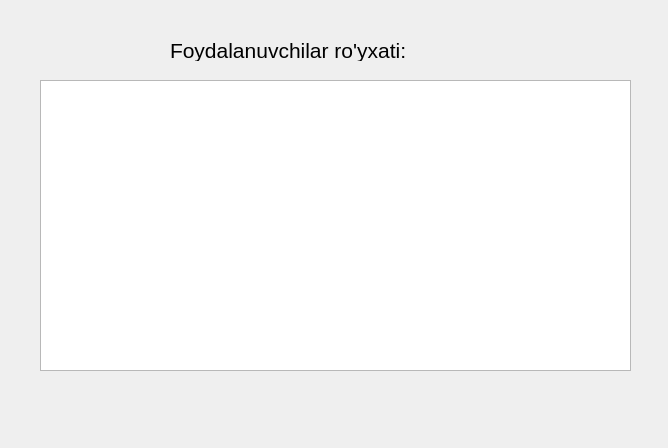
<?xml version="1.0" encoding="UTF-8"?>
<ui version="4.0">
 <class>oyna2</class>
 <widget class="QDialog" name="oyna2">
  <property name="geometry">
   <rect>
    <x>0</x>
    <y>0</y>
    <width>668</width>
    <height>448</height>
   </rect>
  </property>
  <property name="minimumSize">
   <size>
    <width>668</width>
    <height>448</height>
   </size>
  </property>
  <property name="maximumSize">
   <size>
    <width>668</width>
    <height>448</height>
   </size>
  </property>
  <property name="windowTitle">
   <string>Dialog</string>
  </property>
  <widget class="QTableView" name="tableView">
   <property name="geometry">
    <rect>
     <x>40</x>
     <y>80</y>
     <width>591</width>
     <height>291</height>
    </rect>
   </property>
  </widget>
  <widget class="QLabel" name="label">
   <property name="geometry">
    <rect>
     <x>170</x>
     <y>40</y>
     <width>361</width>
     <height>21</height>
    </rect>
   </property>
   <property name="font">
    <font>
     <pointsize>16</pointsize>
    </font>
   </property>
   <property name="text">
    <string>Foydalanuvchilar ro'yxati:</string>
   </property>
  </widget>
 </widget>
 <resources/>
 <connections/>
</ui>
